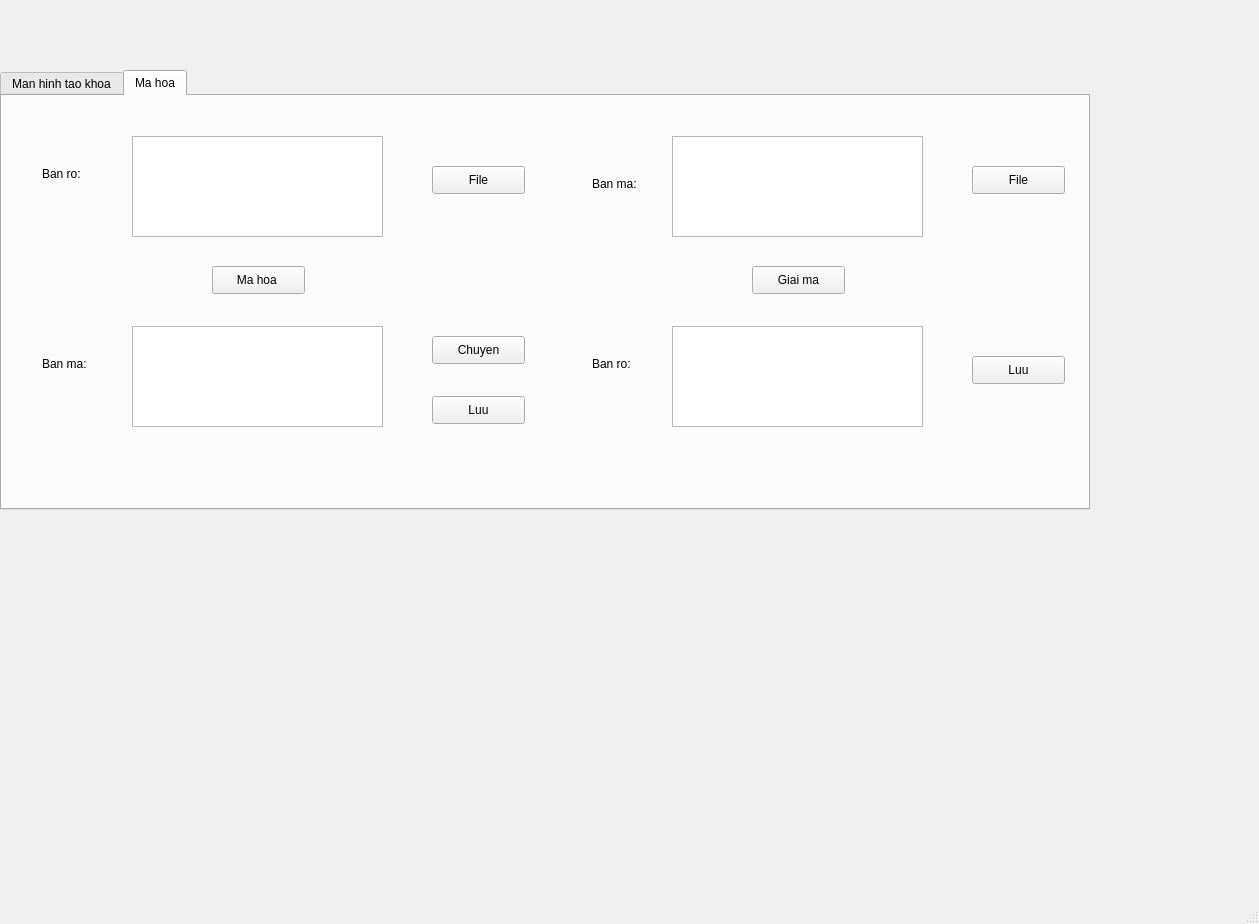
<?xml version="1.0" encoding="UTF-8"?>
<ui version="4.0">
 <class>MainWindow</class>
 <widget class="QMainWindow" name="MainWindow">
  <property name="geometry">
   <rect>
    <x>0</x>
    <y>0</y>
    <width>1259</width>
    <height>924</height>
   </rect>
  </property>
  <property name="windowTitle">
   <string>MainWindow</string>
  </property>
  <widget class="QWidget" name="centralwidget">
   <widget class="QTabWidget" name="tabwidget">
    <property name="geometry">
     <rect>
      <x>0</x>
      <y>70</y>
      <width>1090</width>
      <height>440</height>
     </rect>
    </property>
    <property name="currentIndex">
     <number>1</number>
    </property>
    <widget class="QWidget" name="manhinh1">
     <attribute name="title">
      <string>Man hinh tao khoa</string>
     </attribute>
     <widget class="QPushButton" name="pushButtonmh1">
      <property name="geometry">
       <rect>
        <x>470</x>
        <y>20</y>
        <width>221</width>
        <height>20</height>
       </rect>
      </property>
      <property name="locale">
       <locale language="Vietnamese" country="Vietnam"/>
      </property>
      <property name="text">
       <string>Tao khoa Private, Public</string>
      </property>
     </widget>
     <widget class="QLabel" name="label">
      <property name="geometry">
       <rect>
        <x>30</x>
        <y>30</y>
        <width>61</width>
        <height>16</height>
       </rect>
      </property>
      <property name="text">
       <string>Public key:</string>
      </property>
     </widget>
     <widget class="QTextEdit" name="publickeymh1">
      <property name="geometry">
       <rect>
        <x>50</x>
        <y>60</y>
        <width>611</width>
        <height>161</height>
       </rect>
      </property>
     </widget>
     <widget class="QLabel" name="label_2">
      <property name="geometry">
       <rect>
        <x>30</x>
        <y>240</y>
        <width>151</width>
        <height>16</height>
       </rect>
      </property>
      <property name="text">
       <string>Private key:</string>
      </property>
     </widget>
     <widget class="QTextEdit" name="privatekeymh1">
      <property name="geometry">
       <rect>
        <x>50</x>
        <y>280</y>
        <width>611</width>
        <height>161</height>
       </rect>
      </property>
     </widget>
    </widget>
    <widget class="QWidget" name="manhinh2">
     <attribute name="title">
      <string>Ma hoa</string>
     </attribute>
     <widget class="QTextEdit" name="textnhapmh2">
      <property name="geometry">
       <rect>
        <x>130</x>
        <y>40</y>
        <width>251</width>
        <height>101</height>
       </rect>
      </property>
     </widget>
     <widget class="QLabel" name="label_3">
      <property name="geometry">
       <rect>
        <x>40</x>
        <y>70</y>
        <width>81</width>
        <height>16</height>
       </rect>
      </property>
      <property name="text">
       <string>Ban ro:</string>
      </property>
     </widget>
     <widget class="QPushButton" name="pushButtonmh2">
      <property name="geometry">
       <rect>
        <x>210</x>
        <y>170</y>
        <width>93</width>
        <height>28</height>
       </rect>
      </property>
      <property name="text">
       <string>Ma hoa </string>
      </property>
     </widget>
     <widget class="QLabel" name="label_4">
      <property name="geometry">
       <rect>
        <x>40</x>
        <y>260</y>
        <width>81</width>
        <height>16</height>
       </rect>
      </property>
      <property name="text">
       <string>Ban ma:</string>
      </property>
     </widget>
     <widget class="QPushButton" name="pushButton">
      <property name="geometry">
       <rect>
        <x>430</x>
        <y>70</y>
        <width>93</width>
        <height>28</height>
       </rect>
      </property>
      <property name="text">
       <string>File</string>
      </property>
     </widget>
     <widget class="QTextEdit" name="texthienthimh2">
      <property name="geometry">
       <rect>
        <x>130</x>
        <y>230</y>
        <width>251</width>
        <height>101</height>
       </rect>
      </property>
     </widget>
     <widget class="QPushButton" name="pushButton_2">
      <property name="geometry">
       <rect>
        <x>430</x>
        <y>240</y>
        <width>93</width>
        <height>28</height>
       </rect>
      </property>
      <property name="text">
       <string>Chuyen</string>
      </property>
     </widget>
     <widget class="QPushButton" name="pushButton_3">
      <property name="geometry">
       <rect>
        <x>430</x>
        <y>300</y>
        <width>93</width>
        <height>28</height>
       </rect>
      </property>
      <property name="text">
       <string>Luu</string>
      </property>
     </widget>
     <widget class="QLabel" name="label_6">
      <property name="geometry">
       <rect>
        <x>590</x>
        <y>80</y>
        <width>81</width>
        <height>16</height>
       </rect>
      </property>
      <property name="text">
       <string>Ban ma:</string>
      </property>
     </widget>
     <widget class="QTextEdit" name="textmh4">
      <property name="geometry">
       <rect>
        <x>670</x>
        <y>40</y>
        <width>251</width>
        <height>101</height>
       </rect>
      </property>
     </widget>
     <widget class="QPushButton" name="buttongiaimamh5">
      <property name="geometry">
       <rect>
        <x>970</x>
        <y>70</y>
        <width>93</width>
        <height>28</height>
       </rect>
      </property>
      <property name="text">
       <string>File</string>
      </property>
     </widget>
     <widget class="QPushButton" name="buttongiaimamh3">
      <property name="geometry">
       <rect>
        <x>750</x>
        <y>170</y>
        <width>93</width>
        <height>28</height>
       </rect>
      </property>
      <property name="text">
       <string>Giai ma</string>
      </property>
     </widget>
     <widget class="QLabel" name="label_5">
      <property name="geometry">
       <rect>
        <x>590</x>
        <y>260</y>
        <width>81</width>
        <height>16</height>
       </rect>
      </property>
      <property name="text">
       <string>Ban ro:</string>
      </property>
     </widget>
     <widget class="QTextEdit" name="textmh3">
      <property name="geometry">
       <rect>
        <x>670</x>
        <y>230</y>
        <width>251</width>
        <height>101</height>
       </rect>
      </property>
     </widget>
     <widget class="QPushButton" name="buttongiaimamh4">
      <property name="geometry">
       <rect>
        <x>970</x>
        <y>260</y>
        <width>93</width>
        <height>28</height>
       </rect>
      </property>
      <property name="text">
       <string>Luu</string>
      </property>
     </widget>
    </widget>
   </widget>
  </widget>
  <widget class="QMenuBar" name="menubar">
   <property name="geometry">
    <rect>
     <x>0</x>
     <y>0</y>
     <width>1259</width>
     <height>26</height>
    </rect>
   </property>
  </widget>
  <widget class="QStatusBar" name="statusbar"/>
 </widget>
 <resources/>
 <connections/>
</ui>
